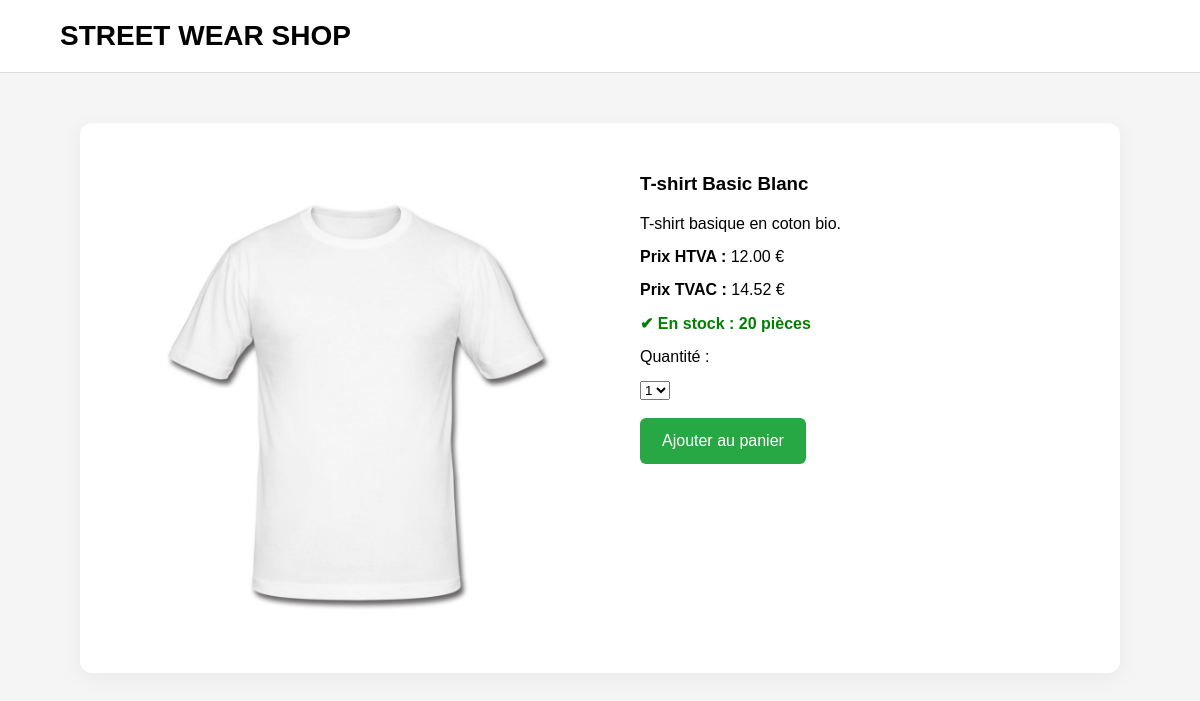
/produit.php?id=1, run on the app's committed database.
### tables this page shows
CREATE TABLE `produits` (
  `id_produit` int(11) NOT NULL,
  `nom_produit` varchar(100) NOT NULL,
  `description_court_produit` varchar(255) NOT NULL,
  `prix_htva` decimal(10,2) NOT NULL,
  `stock` int(11) NOT NULL,
  `disponibilité` text NOT NULL,
  `image` varchar(255) NOT NULL,
  `description_longue` text DEFAULT NULL
);

### produit.php (the view, shortened to what this page needs)
<?php
require_once "database.php";
$id = $_GET["id"] ?? 0;
$sql = "SELECT * FROM produits WHERE id_produit = :id";
$stmt = $pdo->prepare($sql);
$stmt->execute(["id"=>$id]);
$product = $stmt->fetch(PDO::FETCH_ASSOC);
$prix_htva = $product["prix_htva"];
$prix_tvac = $prix_htva*(1+TVA);
?>
<!DOCTYPE html>
<html lang="fr">
<head>
<link rel="stylesheet" href="style.css">
</head>
<body>
<header>
STREET WEAR SHOP
</header>
<main class="section">
<article class="product-detail">
<img src="images/<?php echo $product["image"]; ?>">
<section class="product-info">
<h1><?php echo $product["nom_produit"]; ?></h1>
<p><?php echo $product["description_court_produit"]; ?></p>
<p><strong>Prix HTVA :</strong> <?php echo $prix_htva; ?> €</p>
<p><strong>Prix TVAC :</strong> <?php echo number_format($prix_tvac,2); ?> €</p>
<p class="stock">
✔ En stock : <?php echo $product["disponibilité"]; ?> pièces
</p>
<p>Quantité :</p>
<select>
<option>1</option>
</select>
<br><br>
<button class="btn-panier">
Ajouter au panier
</button>
</section>
</article>
</main>
</body>
</html>

### style.css (style rules this page uses)
* { margin:0; padding:0; box-sizing:border-box; font-family:Arial, Helvetica, sans-serif; }
body { background:#f5f5f5; }
header { background:white; border-bottom:1px solid #ddd; padding:20px 60px; font-size:28px; font-weight:bold; }
.section { padding:50px 80px; }
.product-detail { background:white; padding:50px; border-radius:12px; display:flex; gap:60px; box-shadow:0 5px 20px rgba(0,0,0,0.05); }
.product-detail img { width:450px; height:450px; object-fit:cover; }
.product-info h1 { margin-bottom:20px; }
.product-info p { margin-bottom:15px; }
.stock { color:green; font-weight:bold; }
.btn-panier { background:#28a745; color:white; padding:14px 22px; border:none; border-radius:6px; cursor:pointer; font-size:16px; }

### data on the page
produits: image (picture), nom_produit "T-shirt Basic Blanc", description_court_produit "T-shirt basique en coton bio.", prix_htva "12.00", prix_htva "14.52", disponibilité "20"
